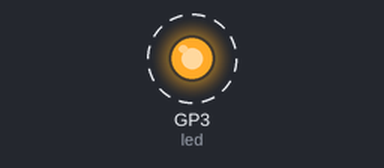
Recording of a program running on a simulated Raspberry Pi Pico running MicroPython. Parts: output pins drawn as LEDs (lit = HIGH). Dashed ring = blinking.

Above: at 0.5 s.
Timing chart, 0 to 4.6 s (numbered marks = the images above):
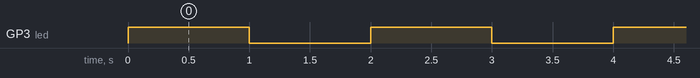

The program:

KY-034-CODIGO.py
```python
#Modulo KY-034 7 Color Flash en Raspberry Pi Pico
#Chavez Duarte Fernando

from machine import Pin
from utime import sleep

led = Pin(3,Pin.OUT)

while True:
        led.on()
        sleep(1)
        led.off()
        sleep(1)
```

Measured:
- by itself, GP3 (led): alternates HIGH for 1.0 s and LOW for 1.0 s
